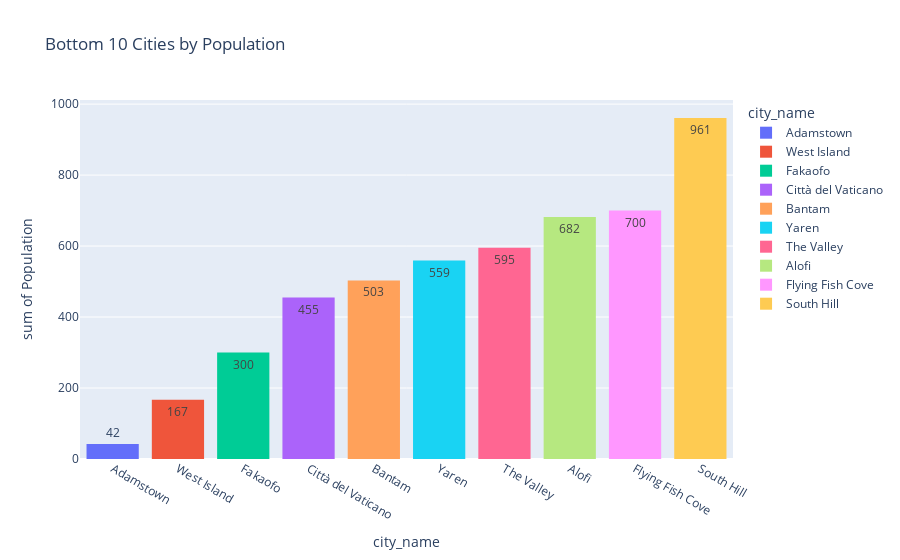

Notebook source saved alongside this figure:
### Code cell
px.histogram(bottom_10_cities, x="city_name", y="Population", title="Bottom 10 Cities by Population", text_auto=True, color="city_name")

### Figure 1 — Plotly figure (JSON) as saved in the notebook; plotly's stock layout.template omitted (floating-point values rounded to 4 significant figures)
{"data": [{"alignmentgroup": "True", "bingroup": "x", "histfunc": "sum", "hovertemplate": "city_name=%{x}<br>sum of Population=%{y}<extra></extra>", "legendgroup": "Adamstown", "marker": {"color": "#636efa", "pattern": {"shape": ""}}, "name": "Adamstown", "offsetgroup": "Adamstown", "orientation": "v", "showlegend": true, "texttemplate": "%{value}", "type": "histogram", "x": ["Adamstown"], "xaxis": "x", "y": [42], "yaxis": "y"}, {"alignmentgroup": "True", "bingroup": "x", "histfunc": "sum", "hovertemplate": "city_name=%{x}<br>sum of Population=%{y}<extra></extra>", "legendgroup": "West Island", "marker": {"color": "#EF553B", "pattern": {"shape": ""}}, "name": "West Island", "offsetgroup": "West Island", "orientation": "v", "showlegend": true, "texttemplate": "%{value}", "type": "histogram", "x": ["West Island"], "xaxis": "x", "y": [167], "yaxis": "y"}, {"alignmentgroup": "True", "bingroup": "x", "histfunc": "sum", "hovertemplate": "city_name=%{x}<br>sum of Population=%{y}<extra></extra>", "legendgroup": "Fakaofo", "marker": {"color": "#00cc96", "pattern": {"shape": ""}}, "name": "Fakaofo", "offsetgroup": "Fakaofo", "orientation": "v", "showlegend": true, "texttemplate": "%{value}", "type": "histogram", "x": ["Fakaofo"], "xaxis": "x", "y": [300], "yaxis": "y"}, {"alignmentgroup": "True", "bingroup": "x", "histfunc": "sum", "hovertemplate": "city_name=%{x}<br>sum of Population=%{y}<extra></extra>", "legendgroup": "Città del Vaticano", "marker": {"color": "#ab63fa", "pattern": {"shape": ""}}, "name": "Città del Vaticano", "offsetgroup": "Città del Vaticano", "orientation": "v", "showlegend": true, "texttemplate": "%{value}", "type": "histogram", "x": ["Città del Vaticano"], "xaxis": "x", "y": [455], "yaxis": "y"}, {"alignmentgroup": "True", "bingroup": "x", "histfunc": "sum", "hovertemplate": "city_name=%{x}<br>sum of Population=%{y}<extra></extra>", "legendgroup": "Bantam", "marker": {"color": "#FFA15A", "pattern": {"shape": ""}}, "name": "Bantam", "offsetgroup": "Bantam", "orientation": "v", "showlegend": true, "texttemplate": "%{value}", "type": "histogram", "x": ["Bantam"], "xaxis": "x", "y": [503], "yaxis": "y"}, {"alignmentgroup": "True", "bingroup": "x", "histfunc": "sum", "hovertemplate": "city_name=%{x}<br>sum of Population=%{y}<extra></extra>", "legendgroup": "Yaren", "marker": {"color": "#19d3f3", "pattern": {"shape": ""}}, "name": "Yaren", "offsetgroup": "Yaren", "orientation": "v", "showlegend": true, "texttemplate": "%{value}", "type": "histogram", "x": ["Yaren"], "xaxis": "x", "y": [559], "yaxis": "y"}, {"alignmentgroup": "True", "bingroup": "x", "histfunc": "sum", "hovertemplate": "city_name=%{x}<br>sum of Population=%{y}<extra></extra>", "legendgroup": "The Valley", "marker": {"color": "#FF6692", "pattern": {"shape": ""}}, "name": "The Valley", "offsetgroup": "The Valley", "orientation": "v", "showlegend": true, "texttemplate": "%{value}", "type": "histogram", "x": ["The Valley"], "xaxis": "x", "y": [595], "yaxis": "y"}, {"alignmentgroup": "True", "bingroup": "x", "histfunc": "sum", "hovertemplate": "city_name=%{x}<br>sum of Population=%{y}<extra></extra>", "legendgroup": "Alofi", "marker": {"color": "#B6E880", "pattern": {"shape": ""}}, "name": "Alofi", "offsetgroup": "Alofi", "orientation": "v", "showlegend": true, "texttemplate": "%{value}", "type": "histogram", "x": ["Alofi"], "xaxis": "x", "y": [682], "yaxis": "y"}, {"alignmentgroup": "True", "bingroup": "x", "histfunc": "sum", "hovertemplate": "city_name=%{x}<br>sum of Population=%{y}<extra></extra>", "legendgroup": "Flying Fish Cove", "marker": {"color": "#FF97FF", "pattern": {"shape": ""}}, "name": "Flying Fish Cove", "offsetgroup": "Flying Fish Cove", "orientation": "v", "showlegend": true, "texttemplate": "%{value}", "type": "histogram", "x": ["Flying Fish Cove"], "xaxis": "x", "y": [700], "yaxis": "y"}, {"alignmentgroup": "True", "bingroup": "x", "histfunc": "sum", "hovertemplate": "city_name=%{x}<br>sum of Population=%{y}<extra></extra>", "legendgroup": "South Hill", "marker": {"color": "#FECB52", "pattern": {"shape": ""}}, "name": "South Hill", "offsetgroup": "South Hill", "orientation": "v", "showlegend": true, "texttemplate": "%{value}", "type": "histogram", "x": ["South Hill"], "xaxis": "x", "y": [961], "yaxis": "y"}], "layout": {"barmode": "relative", "legend": {"title": {"text": "city_name"}, "tracegroupgap": 0}, "title": {"text": "Bottom 10 Cities by Population"}, "xaxis": {"anchor": "y", "categoryarray": ["Adamstown", "West Island", "Fakaofo", "Città del Vaticano", "Bantam", "Yaren", "The Valley", "Alofi", "Flying Fish Cove", "South Hill"], "categoryorder": "array", "domain": [0, 1], "title": {"text": "city_name"}}, "yaxis": {"anchor": "x", "domain": [0, 1], "title": {"text": "sum of Population"}}}}
